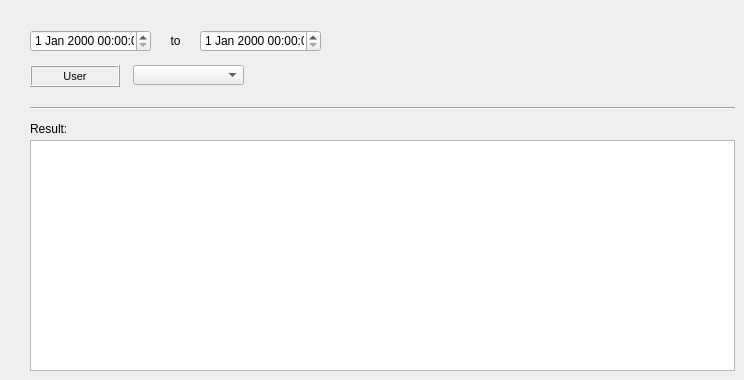
     <widget class="QWidget" name="tab_6">
      <attribute name="title">
       <string>Picture</string>
      </attribute>
      <widget class="QComboBox" name="comboBox_37">
       <property name="geometry">
        <rect>
         <x>133</x>
         <y>65</y>
         <width>111</width>
         <height>20</height>
        </rect>
       </property>
      </widget>
      <widget class="QLabel" name="label_138">
       <property name="geometry">
        <rect>
         <x>30</x>
         <y>118</y>
         <width>90</width>
         <height>22</height>
        </rect>
       </property>
       <property name="font">
        <font>
         <pointsize>9</pointsize>
        </font>
       </property>
       <property name="frameShape">
        <enum>QFrame::NoFrame</enum>
       </property>
       <property name="frameShadow">
        <enum>QFrame::Plain</enum>
       </property>
       <property name="text">
        <string>Result:</string>
       </property>
       <property name="textFormat">
        <enum>Qt::AutoText</enum>
       </property>
       <property name="scaledContents">
        <bool>false</bool>
       </property>
       <property name="alignment">
        <set>Qt::AlignLeading|Qt::AlignLeft|Qt::AlignVCenter</set>
       </property>
       <property name="margin">
        <number>3</number>
       </property>
      </widget>
      <widget class="QLabel" name="label_62">
       <property name="geometry">
        <rect>
         <x>30</x>
         <y>65</y>
         <width>90</width>
         <height>22</height>
        </rect>
       </property>
       <property name="font">
        <font>
         <pointsize>8</pointsize>
        </font>
       </property>
       <property name="frameShape">
        <enum>QFrame::Box</enum>
       </property>
       <property name="frameShadow">
        <enum>QFrame::Raised</enum>
       </property>
       <property name="text">
        <string>User</string>
       </property>
       <property name="textFormat">
        <enum>Qt::AutoText</enum>
       </property>
       <property name="scaledContents">
        <bool>false</bool>
       </property>
       <property name="alignment">
        <set>Qt::AlignCenter</set>
       </property>
       <property name="margin">
        <number>3</number>
       </property>
      </widget>
      <widget class="Line" name="line_5">
       <property name="geometry">
        <rect>
         <x>30</x>
         <y>100</y>
         <width>705</width>
         <height>16</height>
        </rect>
       </property>
       <property name="orientation">
        <enum>Qt::Horizontal</enum>
       </property>
      </widget>
      <widget class="QTableWidget" name="tableWidget_11">
       <property name="geometry">
        <rect>
         <x>30</x>
         <y>140</y>
         <width>705</width>
         <height>231</height>
        </rect>
       </property>
      </widget>
      <widget class="QDateTimeEdit" name="dateTimeEdit_10">
       <property name="geometry">
        <rect>
         <x>30</x>
         <y>30</y>
         <width>121</width>
         <height>22</height>
        </rect>
       </property>
      </widget>
      <widget class="QLabel" name="label_139">
       <property name="geometry">
        <rect>
         <x>160</x>
         <y>30</y>
         <width>31</width>
         <height>22</height>
        </rect>
       </property>
       <property name="font">
        <font>
         <pointsize>9</pointsize>
        </font>
       </property>
       <property name="frameShape">
        <enum>QFrame::NoFrame</enum>
       </property>
       <property name="frameShadow">
        <enum>QFrame::Raised</enum>
       </property>
       <property name="text">
        <string>to</string>
       </property>
       <property name="textFormat">
        <enum>Qt::AutoText</enum>
       </property>
       <property name="scaledContents">
        <bool>false</bool>
       </property>
       <property name="alignment">
        <set>Qt::AlignCenter</set>
       </property>
       <property name="margin">
        <number>3</number>
       </property>
      </widget>
      <widget class="QDateTimeEdit" name="dateTimeEdit_11">
       <property name="geometry">
        <rect>
         <x>200</x>
         <y>30</y>
         <width>121</width>
         <height>22</height>
        </rect>
       </property>
      </widget>
     </widget>
